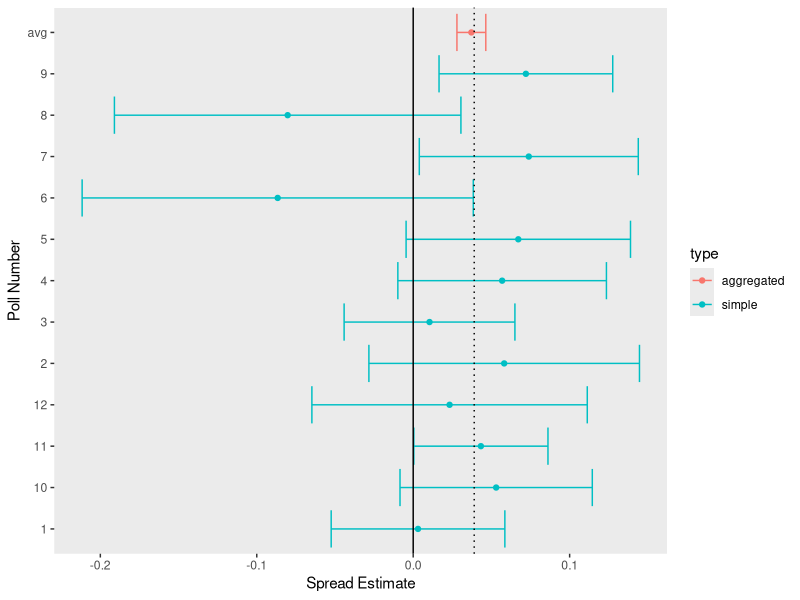

The R source for this figure:
library(dslabs)
library(tidyverse)

d <- 0.039
Ns <- c(1298, 533, 1342, 897, 774, 254, 812, 324, 1291, 1056, 2172, 516)
p <- (d+1)/2

# calculate confidence intervals of the spread
confidence_intervals <- sapply(Ns, function(N){
  X <- sample(c(0,1), size=N, replace=TRUE, prob = c(1-p, p))
  X_hat <- mean(X)
  SE_hat <- sqrt(X_hat*(1-X_hat)/N)
  2*c(X_hat, X_hat - 2*SE_hat, X_hat + 2*SE_hat) - 1
})

# generate a data frame storing results
polls_2012 <- data.frame(poll = 1:ncol(confidence_intervals),
                         t(confidence_intervals), sample_size = Ns)
names(polls_2012) <- c("poll", "estimate", "low", "high", "sample_size")


# calculates an estimate of the spread combining the results of all the polls
d_hat <- polls_2012 %>%
  summarize(avg = sum(estimate*sample_size) / sum(sample_size)) %>%
  .$avg

# calculates an estimate of the proportion p and its margin of error
p_hat <- (1+d_hat)/2
moe <- 2*qnorm(0.975)*sqrt(p_hat*(1-p_hat)/sum(polls_2012$sample_size))

# creates a data frame avg combining the aggregated results of the spread, lower and upper
# confidence intervals and the aggregated sample size
avg <- data.frame(poll=factor("avg"),estimate=d_hat,low=d_hat-moe/2,high=d_hat+moe/2,
                  sample_size=sum(polls_2012$sample_size))

# combines both date frames into a single data frame with a new column type
polls_2012 <- rbind(polls_2012,avg)
polls_2012$poll <- factor(polls_2012$poll)
polls_2012 <- polls_2012 %>% mutate(type= ifelse(poll=="avg","aggregated","simple"))
polls_2012$type <- factor(polls_2012$type)

# crates a chart for viweing the confidence intervals of the simple polls vs the aggregated results

chart_polls_2012 <- polls_2012 %>% ggplot (aes(estimate,poll,color = type)) +
  geom_point() +
  geom_errorbarh(aes(xmin=low,xmax=high)) + 
  geom_vline(xintercept = 0,linewidth=0.5)+
  geom_vline(xintercept = d,linetype="dotted",linewidth=0.5)+
  xlab("Spread Estimate") +
  ylab("Poll Number")+
  theme(panel.grid = element_blank())
chart_polls_2012
